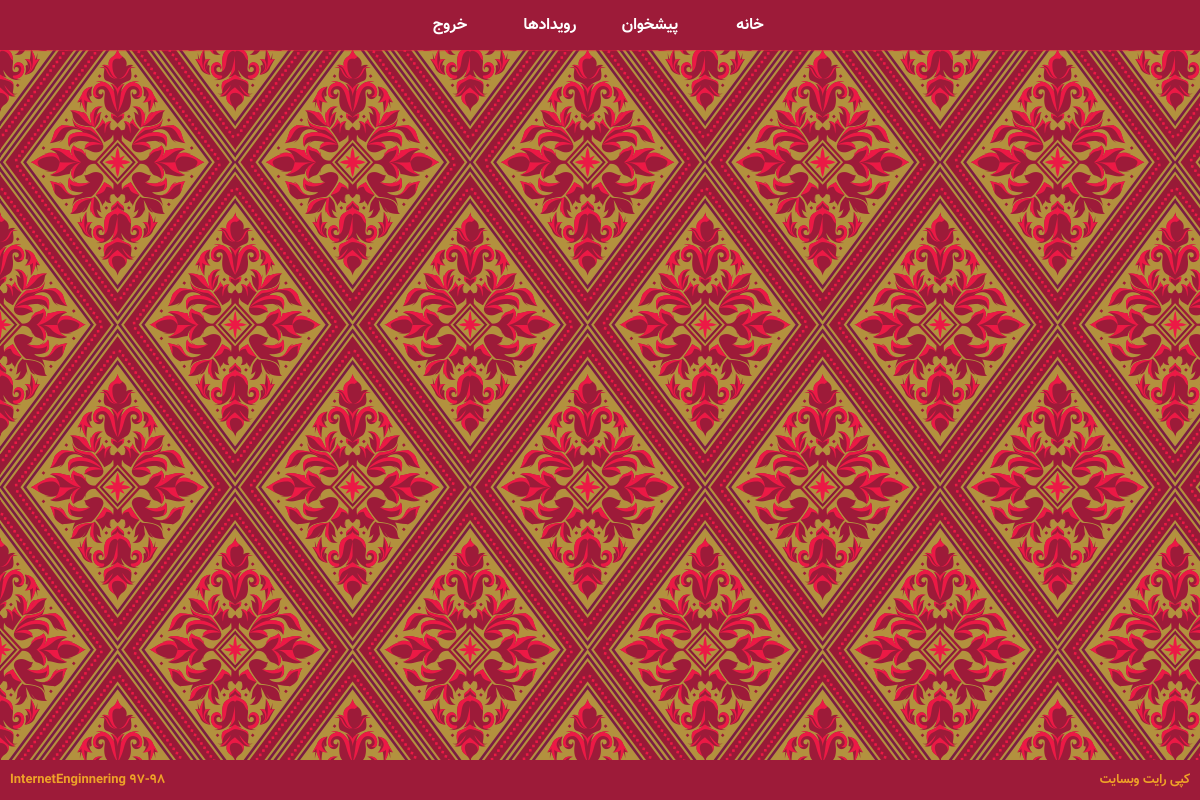
The page /account/history (signed in) on the database as committed earlier.
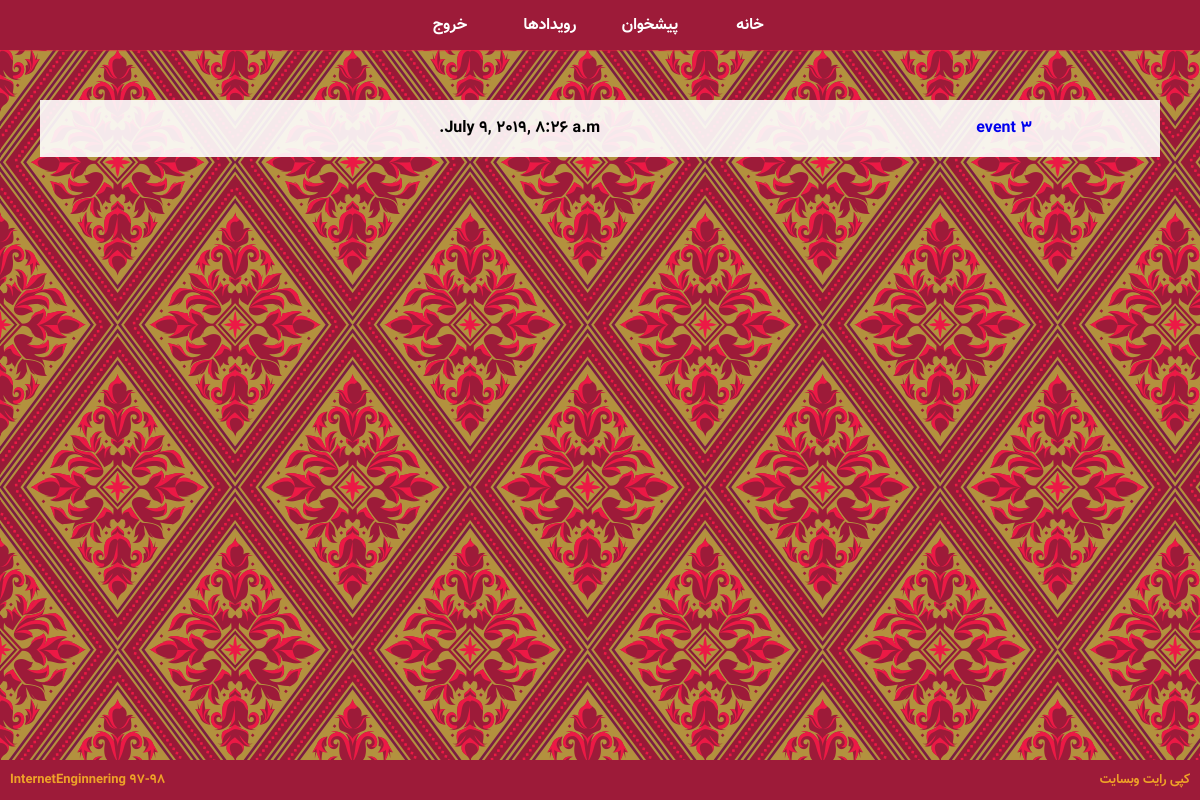
The same page on the database as committed later.
### event/models.py (models this page shows, shortened)
class JoinEvent(models.Model):
    event = models.ForeignKey(Event, on_delete=models.CASCADE, blank=False)
    user = models.ForeignKey(User, on_delete=models.CASCADE, blank=False)
    join_date = timezone.now()
    status = models.BooleanField('status', default=False)
    pending = models.BooleanField('pending', default=True)

class Event(models.Model):
    title = models.CharField(max_length=250, default='رویداد')
    description = models.TextField(null=True)
    image = models.ImageField(upload_to='images/')
    capacity = models.IntegerField(default=10)
    reserved_number = models.IntegerField(default=0)
    pub_date = models.DateTimeField('date published')
    start_time = models.DateTimeField('Start time')
    finish_time = models.DateTimeField('Finish time')
    address = models.TextField(default='آدرس')
    phone = models.CharField(max_length=12, null=True)
    mail = models.EmailField(null=True)
    instagram = models.CharField(max_length=30, null=True)
    telegram = models.CharField(max_length=30, null=True)
    creator = models.CharField(max_length=250, default='سازنده')

### event/views.py (the view)
# urls.py: path('account/history', views.history, name='history'),
@login_required
def history(request):
    requests = []
    requests = JoinEvent.objects.all()
    return render(request, 'account/history.html', {'requests': requests})

### templates/account/history.html (shortened to what this page needs)
{% extends "events/layout.html" %}
{% load staticfiles %}
{% block navbar %}
        {{ block.super }}
    {% endblock %}
    {% block container %}
        <div class="container">
        <div class="history-container">
        {% for item in requests %}
            <div class="history-item">
                <p><a href="/events/{{ item.event.id }}">{{ item.event.title }}</a></p>
                <p>{{ item.event.pub_date}}</p>
            </div>
        {% endfor %}
        </div>
        </div>
    {% endblock %}
    {% block footer %}
            {{ block.super }}
    {% endblock %}

### event/templates/events/layout.html (shortened to what this page needs)
{% load static %}
<!DOCTYPE html>
<html lang="en">
<head>
    {% block head %}
        <link rel="stylesheet" href="https://use.fontawesome.com/releases/v5.5.0/css/all.css">
        <link rel="stylesheet" type="text/css" media="screen" href={% static 'event/style.css' %}>
    {% endblock %}
</head>
<body>
    {% block content %}
            {% block navbar %}
                <div style="user-select: none;" class="nav">
                    <ul>
                        <li><a href="/">خانه</a></li>
                        {% if user.is_authenticated %}
                            <li><a href="/account/dashboard">پیشخوان</a></li>
                        {% else %}
                            <li><a href="/registration/login">پنل کاربری</a></li>
                        {% endif %}
                        <li><a href="/events">رویدادها</a></li>
                        {% if user.is_authenticated %}
                            <li><a href="/logout">خروج</a></li>
                        {% endif %}
                    </ul>
                </div>
            {% endblock %}
            {% block container %}
            {% endblock %}
            {% block footer %}
                <div style="user-select: none;" class="footer">
                    <p>کپی رایت وبسایت</p>
                    <p style="text-align: left;">InternetEnginnering 97-98</p>
                </div>
            {% endblock %}
    {% endblock %}
</body>
</html>

### event/static/event/style.css (style rules this page uses)
html { scroll-behavior: smooth; }
body { margin: 0; font-family: 'Vazir-Bold-FD', Tahoma, sans-serif; background: url("img/royal-rug.png") repeat; }
.nav { height: 50px; background-color: #9d1b39; display: flex; flex-direction: row-reverse; align-items: center; position: fixed; justify-content: center; z-index: 100; top: 0; width: 100%; box-shadow: 1px 1px 1px rgba(236, 26, 69, 0.5); }
.nav ul { margin: 0; padding: 0; list-style-type: none; overflow: hidden; display: flex; justify-content: center; direction: rtl; }
.nav li a { text-decoration: none; display: block; color: #FFFFFF; width: 100px; text-align: center; padding: 12px 0; vertical-align: middle; -webkit-transform: translateZ(0); transform: translateZ(0); box-shadow: 0 0 1px rgba(0, 0, 0, 0); -webkit-backface-visibility: hidden; backface-visibility: hidden; -moz-osx-font-smoothing: grayscale; position: relative; overflow: hidden; }
.nav li a:before { content: ""; position: absolute; z-index: -1; left: 50%; right: 50%; bottom: 0; background: #eea228; height: 3px; -webkit-transition-property: left, right; transition-property: left, right; -webkit-transition-duration: 0.3s; transition-duration: 0.3s; -webkit-transition-timing-function: ease-out; transition-timing-function: ease-out; }
.footer { width: 100%; height: auto; background-color: #9d1b39; display: flex; justify-content: center; direction: rtl; position: fixed; bottom: 0; }
.footer p { margin: 0; width: 50%; padding: 10px; color: #eea228; font-size: 13px; }
.history-container { width: 100%; display: flex; flex-direction: column; margin: 80px 0; align-items: center; }
.history-item { width: 90%; display: flex; justify-content: center; background-color: rgba(255, 255, 255, 0.9); direction: rtl; padding: 0 20px; margin: 20px; }
.history-item a { text-decoration:none }
.history-item p { width: 40%; }

Rows that differ between the two databases and show on the page:
added JoinEvent: event "event 3", event.pub_date "July 9, 2019, 8:26 a.m."
